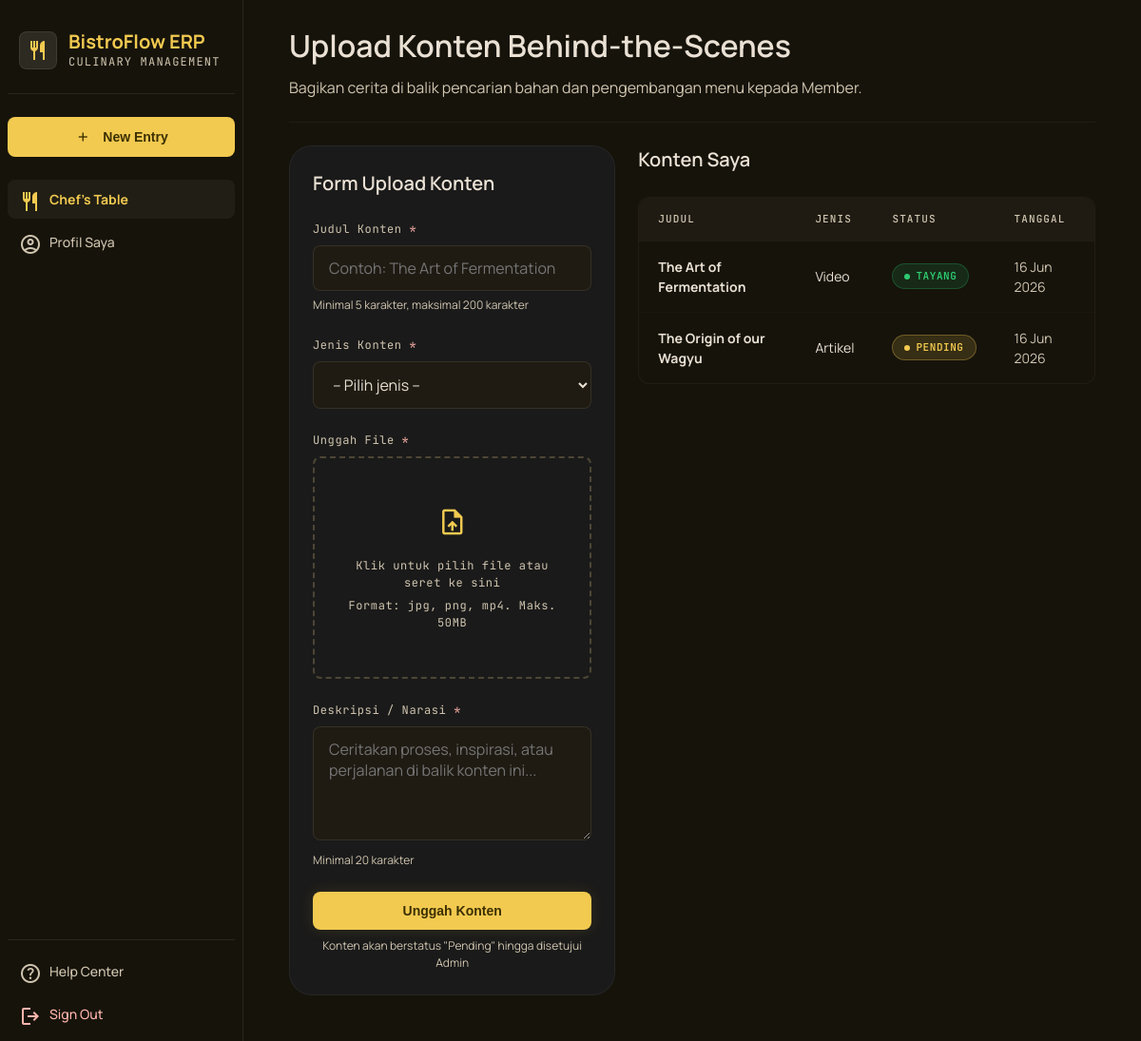
The app's page /chef/upload_konten.php (signed in) with its own data.
### tables this page shows
CREATE TABLE konten (
    konten_id INT(11) NOT NULL AUTO_INCREMENT,
    judul_konten VARCHAR(200) NOT NULL,
    jenis_konten ENUM('video','foto','artikel') NOT NULL,
    deskripsi_konten TEXT NOT NULL,
    path_file_server VARCHAR(500) NOT NULL,
    pembuat_konten_id INT(11) NOT NULL,
    status_konten ENUM('pending','tayang','ditolak') NOT NULL DEFAULT 'pending',
    catatan_review TEXT,
    tanggal_upload DATETIME NOT NULL DEFAULT CURRENT_TIMESTAMP,
    PRIMARY KEY (konten_id),
    FOREIGN KEY (pembuat_konten_id) REFERENCES users(user_id) ON DELETE CASCADE
);

### config/auth.php (called while the page is built, shortened)
<?php
function e(string $value): string
{
    return htmlspecialchars($value, ENT_QUOTES, 'UTF-8');
}

### chef/upload_konten.php (the view, shortened to what this page needs)
<?php
$pdo = getDB();
$userId = $_SESSION['user_id'];
$stmt = $pdo->prepare("SELECT * FROM konten WHERE pembuat_konten_id = ? ORDER BY tanggal_upload DESC");
$stmt->execute([$userId]);
$kontenList = $stmt->fetchAll();
require_once __DIR__ . '/../includes/header.php';
require_once __DIR__ . '/../includes/sidebar.php';
?>
<header class="page-header">
    <div>
        <h2>Upload Konten Behind-the-Scenes</h2>
        <p>Bagikan cerita di balik pencarian bahan dan pengembangan menu kepada Member.</p>
    </div>
</header>
<div class="stat-grid" style="grid-template-columns: 1fr 1.4fr; align-items:start;">
    <div class="card">
        <h3 class="section-title">Form Upload Konten</h3>
        <form method="POST" action="" enctype="multipart/form-data">
            <div class="form-group">
                <label for="judul_konten">Judul Konten <span class="required">*</span></label>
                <input type="text" class="form-control" id="judul_konten" name="judul_konten" required minlength="5" maxlength="200" placeholder="Contoh: The Art of Fermentation">
                <p class="form-help">Minimal 5 karakter, maksimal 200 karakter</p>
            </div>
            <div class="form-group">
                <label for="jenis_konten">Jenis Konten <span class="required">*</span></label>
                <select class="form-control" id="jenis_konten" name="jenis_konten" required onchange="toggleFileRequired()">
                    <option value="">-- Pilih jenis --</option>
                </select>
            </div>
            <div class="form-group">
                <label for="file_konten">Unggah File <span class="required" id="file-required-mark">*</span></label>
                <label class="file-drop" for="file_konten" id="drop-zone">
                    <div class="icon"><span class="material-symbols-outlined" style="font-size:32px; color: var(--color-primary);" id="upload-icon">upload_file</span></div>
                    <p class="file-drop-label" id="file-label">Klik untuk pilih file atau seret ke sini</p>
                    <p class="form-help">Format: jpg, png, mp4. Maks. 50MB</p>
                </label>
            </div>
            <div class="form-group">
                <label for="deskripsi_konten">Deskripsi / Narasi <span class="required">*</span></label>
                <textarea class="form-control" id="deskripsi_konten" name="deskripsi_konten" required minlength="20" placeholder="Ceritakan proses, inspirasi, atau perjalanan di balik konten ini..." style="min-height: 120px;"></textarea>
                <p class="form-help">Minimal 20 karakter</p>
            </div>
            <button type="submit" class="btn btn-primary w-full"><span class="btn-label">Unggah Konten</span></button>
            <p class="form-help text-center" style="margin-top:8px;">Konten akan berstatus "Pending" hingga disetujui Admin</p>
        </form>
    </div>
    <div>
        <h3 class="section-title">Konten Saya</h3>
        <?php if (empty($kontenList)): ?>
            <div class="card empty-state">
                <span class="material-symbols-outlined icon">collections</span>
                <h4>Belum ada konten diunggah</h4>
            </div>
        <?php else: ?>
        <div class="table-wrap table-wrap-scroll">
            <table>
                <thead><tr><th>Judul</th><th>Jenis</th><th>Status</th><th>Tanggal</th></tr></thead>
                <tbody>
                <?php foreach ($kontenList as $k):
                    $statusBadge = ['pending' => 'badge-warning', 'tayang' => 'badge-success', 'ditolak' => 'badge-error'][$k['status_konten']];
                    $statusLabel = ['pending' => 'Pending', 'tayang' => 'Tayang', 'ditolak' => 'Ditolak'][$k['status_konten']];
                ?>
                    <tr>
                        <td>
                            <strong><?= e($k['judul_konten']) ?></strong>
                        </td>
                        <td><?= e(ucfirst($k['jenis_konten'])) ?></td>
                        <td><span class="badge <?= $statusBadge ?>"><?= $statusLabel ?></span></td>
                        <td class="text-muted"><?= date('d M Y', strtotime($k['tanggal_upload'])) ?></td>
                    </tr>
                <?php endforeach; ?>
                </tbody>
            </table>
        </div>
        <?php endif; ?>
    </div>
</div>
<?php require_once __DIR__ . '/../includes/footer.php'; ?>

### records on screen
konten: judul_konten "The Art of Fermentation", jenis_konten "Video", status_konten "TAYANG", tanggal_upload "16 Jun 2026"
konten: judul_konten "The Origin of our Wagyu", jenis_konten "Artikel", status_konten "PENDING", tanggal_upload "16 Jun 2026"

### other values on screen
$item['label'] "Chef's Table"
$item['label'] "Profil Saya"
